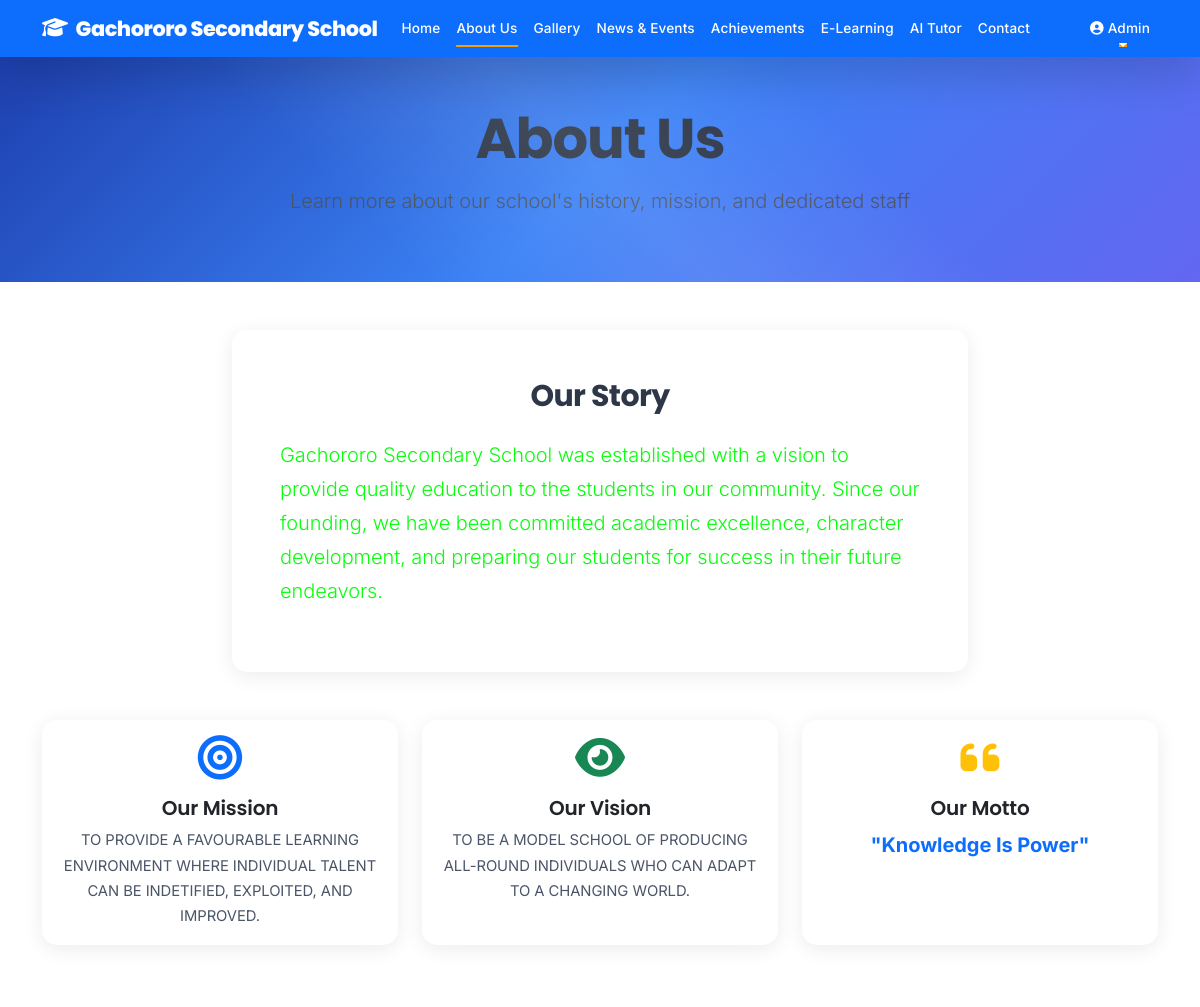
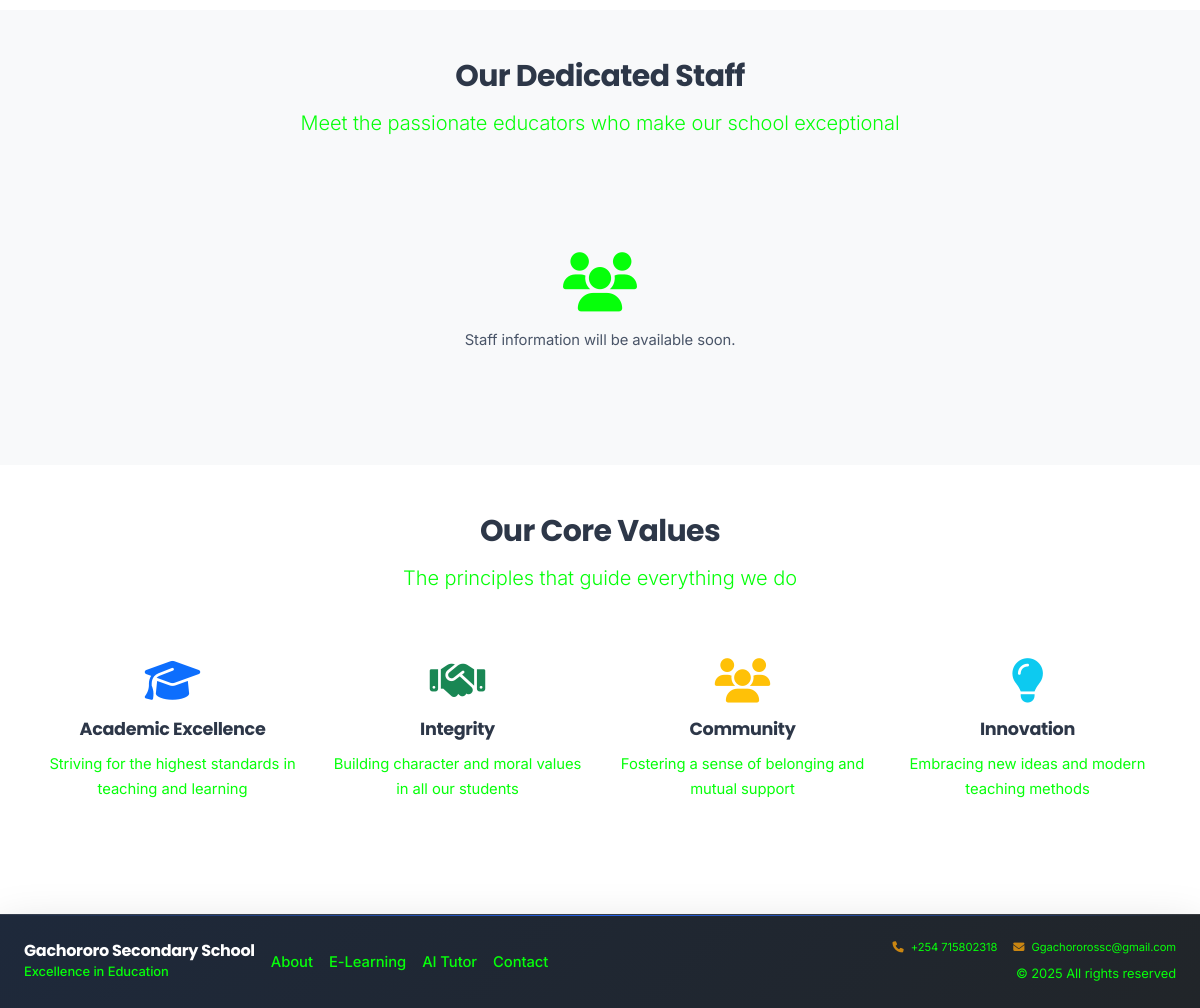
The app's page /about (signed in) with its own data (2 pictures, top to bottom).
### models.py (models this page shows, shortened)
class SchoolContent(db.Model):
    id = db.Column(db.Integer, primary_key=True)
    school_name = db.Column(db.String(200), default='Gachororo Secondary School')
    principal_message = db.Column(db.Text)
    mission = db.Column(db.Text)
    vision = db.Column(db.Text)
    motto = db.Column(db.String(200))
    history = db.Column(db.Text)
    achievements = db.Column(db.Text)
    contact_address = db.Column(db.Text)
    contact_phone = db.Column(db.String(50))
    contact_email = db.Column(db.String(120))
    date_updated = db.Column(db.DateTime, default=datetime.utcnow, onupdate=datetime.utcnow)

### app.py (the view)
@app.route('/about')
def about():
    content = SchoolContent.query.first()
    staff_members = StaffMember.query.all()
    return render_template('about.html', content=content, staff_members=staff_members)

### app.py (called while the page is built)
@login_manager.user_loader
def load_user(user_id):
    return User.query.get(int(user_id))

@app.context_processor
def inject_global_vars():
    try:
        current_theme = ThemeSettings.query.filter_by(is_active=True).first()
        theme_name = current_theme.theme_name if current_theme else 'blue'
        active_video = VideoSettings.query.filter_by(is_active=True).first()
        return {
            'current_theme': theme_name,
            'active_video': active_video
        }
    except:
        return {
            'current_theme': 'blue',
            'active_video': None
        }

### templates/about.html (shortened to what this page needs)
{% extends "base.html" %}
{% block content %}
<section class="page-header bg-primary text-white py-5">
    <div class="container">
        <div class="row">
            <div class="col-12 text-center">
                <h1 class="display-4 fw-bold">About Us</h1>
                <p class="lead">Learn more about our school's history, mission, and dedicated staff</p>
            </div>
        </div>
    </div>
</section>
<section class="py-5">
    <div class="container">
        <div class="row">
            <div class="col-lg-8 mx-auto">
                <div class="card shadow-sm mb-5">
                    <div class="card-body p-5">
                        <h2 class="text-center mb-4">Our Story</h2>
                        {% if content and content.history %}
                            <p class="lead text-muted">{{ content.history }}</p>
                        {% endif %}
                    </div>
                </div>
            </div>
        </div>
        <div class="row">
            <div class="col-md-4 mb-4">
                <div class="card h-100 text-center">
                    <div class="card-body">
                        <div class="mb-3">
                            <i class="fas fa-bullseye fa-3x text-primary"></i>
                        </div>
                        <h4 class="card-title">Our Mission</h4>
                        <p class="card-text">
                            {% if content and content.mission %}
                                {{ content.mission }}
                            {% else %}
                                TO PROVIDE A FAVOURABLE LEARNING ENVIRONMENT WHERE INDIVIDUAL TALENT CAN BE INDETIFIED, EXPLOITED, AND IMPROVED.
                            {% endif %}
                        </p>
                    </div>
                </div>
            </div>
            <div class="col-md-4 mb-4">
                <div class="card h-100 text-center">
                    <div class="card-body">
                        <div class="mb-3">
                            <i class="fas fa-eye fa-3x text-success"></i>
                        </div>
                        <h4 class="card-title">Our Vision</h4>
                        <p class="card-text">
                            {% if content and content.vision %}
                                {{ content.vision }}
                            {% else %}
                                TO BE A MODEL SCHOOL OF PRODUCING ALL-ROUND INDIVIDUALS WHO CAN ADAPT TO A CHANGING WORLD.
                            {% endif %}
                        </p>
                    </div>
                </div>
            </div>
            <div class="col-md-4 mb-4">
                <div class="card h-100 text-center">
                    <div class="card-body">
                        <div class="mb-3">
                            <i class="fas fa-quote-left fa-3x text-warning"></i>
                        </div>
                        <h4 class="card-title">Our Motto</h4>
                        <p class="card-text fs-5 fw-bold text-primary">
                            {% if content and content.motto %}
                                "{{ content.motto }}"
                            {% else %}
                                "Knowledge is Power"
                            {% endif %}
                        </p>
                    </div>
                </div>
            </div>
        </div>
    </div>
</section>
<section class="py-5 bg-light">
    <div class="container">
        <div class="row">
            <div class="col-12 text-center mb-5">
                <h2>Our Dedicated Staff</h2>
                <p class="lead text-muted">Meet the passionate educators who make our school exceptional</p>
            </div>
        </div>
        {% if staff_members %}
            <div class="row">
                {% for staff in staff_members %}
                    <div class="col-lg-4 col-md-6 mb-4">
                        <div class="card staff-card h-100">
                            <div class="card-body text-center">
                                {% if staff.photo_filename %}
                                    <img src="{{ url_for('gallery_file', filename=staff.photo_filename) }}"
                                         class="staff-photo mb-3"
                                         alt="{{ staff.name }}">
                                {% else %}
                                    <div class="staff-photo-placeholder mb-3">
                                        <i class="fas fa-user fa-3x text-muted"></i>
                                    </div>
                                {% endif %}
                                <h5 class="card-title">{{ staff.name }}</h5>
                                <p class="text-primary fw-semibold">{{ staff.position }}</p>
                                {% if staff.qualifications %}
                                    <p class="text-muted small mb-2">
                                        <strong>Qualifications:</strong> {{ staff.qualifications }}
                                    </p>
                                {% endif %}
                                {% if staff.subjects %}
                                    <p class="text-muted small">
                                        <strong>Subjects:</strong> {{ staff.subjects }}
                                    </p>
                                {% endif %}
                            </div>
                        </div>
                    </div>
                {% endfor %}
            </div>
        {% else %}
            <div class="text-center text-muted py-5">
                <i class="fas fa-users fa-4x mb-3"></i>
                <p>Staff information will be available soon.</p>
            </div>
        {% endif %}
    </div>
</section>
<section class="py-5">
    <div class="container">
        <div class="row">
            <div class="col-12 text-center mb-5">
                <h2>Our Core Values</h2>
                <p class="lead text-muted">The principles that guide everything we do</p>
            </div>
        </div>
        <div class="row">
            <div class="col-md-3 mb-4">
                <div class="text-center">
                    <div class="value-icon mb-3">
                        <i class="fas fa-graduation-cap fa-3x text-primary"></i>
                    </div>
                    <h5>Academic Excellence</h5>
                    <p class="text-muted">Striving for the highest standards in teaching and learning</p>
                </div>
            </div>
            <div class="col-md-3 mb-4">
                <div class="text-center">
                    <div class="value-icon mb-3">
                        <i class="fas fa-handshake fa-3x text-success"></i>
                    </div>
                    <h5>Integrity</h5>
                    <p class="text-muted">Building character and moral values in all our students</p>
                </div>
            </div>
            <div class="col-md-3 mb-4">
                <div class="text-center">
                    <div class="value-icon mb-3">
                        <i class="fas fa-users fa-3x text-warning"></i>
                    </div>
                    <h5>Community</h5>
                    <p class="text-muted">Fostering a sense of belonging and mutual support</p>
                </div>
            </div>
            <div class="col-md-3 mb-4">
                <div class="text-center">
                    <div class="value-icon mb-3">
                        <i class="fas fa-lightbulb fa-3x text-info"></i>
                    </div>
                    <h5>Innovation</h5>
                    <p class="text-muted">Embracing new ideas and modern teaching methods</p>
                </div>
            </div>
        </div>
    </div>
</section>
{% endblock %}

### static/css/style.css (style rules this page uses)
:root { --primary-color: #2563eb; --primary-dark: #1d4ed8; --secondary-color: #64748b; --success-color: #10b981; --info-color: #0ea5e9; --warning-color: #f59e0b; --danger-color: #ef4444; --light-color: #f8fafc; --dark-color: #1e293b; --school-primary: #1e40af; --school-secondary: #059669; --school-accent: #f59e0b; --school-gradient: linear-gradient(135deg, #1e40af 0%, #3b82f6 100%); --school-bg-light: #eff6ff; --font-family-primary: 'Inter', 'Poppins', -apple-system, BlinkMacSystemFont, 'Segoe UI', system-ui, sans-serif; --font-family-heading: 'Poppins', 'Inter', -apple-system, BlinkMacSystemFont, 'Segoe UI', system-ui, sans-serif; --font-size-base: 0.925rem; --line-height-base: 1.5; }
[data-theme="blue"] { --school-primary: #1e40af; --school-secondary: #059669; --school-accent: #f59e0b; --school-gradient: linear-gradient(135deg, #1e40af 0%, #3b82f6 100%); --school-bg-light: #eff6ff; --primary-color: #2563eb; --primary-dark: #1d4ed8; }
body { font-family: var(--font-family-primary); line-height: var(--line-height-base); color: var(--dark-color); background-color: #ffffff; overflow-x: hidden; font-weight: 400; font-size: var(--font-size-base); letter-spacing: -0.005em; }
h1, h2, h3, h4, h5, h6 { font-family: var(--font-family-heading); font-weight: 700; line-height: 1.2; margin-bottom: 0.75rem; letter-spacing: -0.02em; }
h1 { font-size: 2.25rem; font-weight: 800; }
h2 { font-size: 1.875rem; font-weight: 700; }
h4 { font-size: 1.25rem; font-weight: 600; }
h5 { font-size: 1.1rem; font-weight: 600; }
.display-1, .display-2, .display-3, .display-4 { font-weight: 700; line-height: 1.2; }
.card { border: none; box-shadow: var(--shadow-sm); transition: var(--transition-base); border-radius: 8px; overflow: hidden; }
.card-body { padding: 1rem 1.25rem; }
.value-icon { margin-bottom: 1.5rem; transition: var(--transition-base); }
.page-header { background: linear-gradient(135deg, #1e40af 0%, #3b82f6 50%, #6366f1 100%); position: relative; overflow: hidden; }
.page-header::before { content: ''; position: absolute; top: 0; left: 0; right: 0; bottom: 0; background: linear-gradient(45deg, transparent 30%, rgba(255,255,255,0.1) 50%, transparent 70%); animation: shimmer 3s infinite; }
.card-title { font-family: var(--font-family-heading) !important; font-weight: 600 !important; letter-spacing: -0.01em !important; }
.card, .btn, .form-control { will-change: transform; }
.hero-section, .page-header { will-change: background-position; }
.card { border-radius: 15px !important; box-shadow: 0 4px 20px rgba(0,0,0,0.08) !important; transition: all 0.3s cubic-bezier(0.4, 0, 0.2, 1) !important; }

### templates/about.html (style rules this page uses)
.value-icon i { transition: transform 0.3s ease; }

### templates/base.html (style rules this page uses)
.text-muted { color: #06ff0a !important; }
.card { transition: all 0.3s ease; border: none; border-radius: 15px; box-shadow: 0 4px 15px rgba(0,0,0,0.08); }
h1, h2, h3, h4, h5, h6 { font-weight: 700; color: #2d3748; }
p { color: #4a5568; line-height: 1.7; }
html { scroll-behavior: smooth; }

### records on screen
SchoolContent: history "Gachororo Secondary School was established with a vision to provide quality education to the students in our community. Since our founding, we have been committed academic excellence, character development, and preparing our students for success in their future endeavors.", mission "TO PROVIDE A FAVOURABLE LEARNING ENVIRONMENT WHERE INDIVIDUAL TALENT CAN BE INDETIFIED, EXPLOITED, AND IMPROVED.", vision "TO BE A MODEL SCHOOL OF PRODUCING ALL-ROUND INDIVIDUALS WHO CAN ADAPT TO A CHANGING WORLD.", motto "Knowledge Is Power"

### other values on screen
{{ moment().year if moment else '2025' }} "2025"
